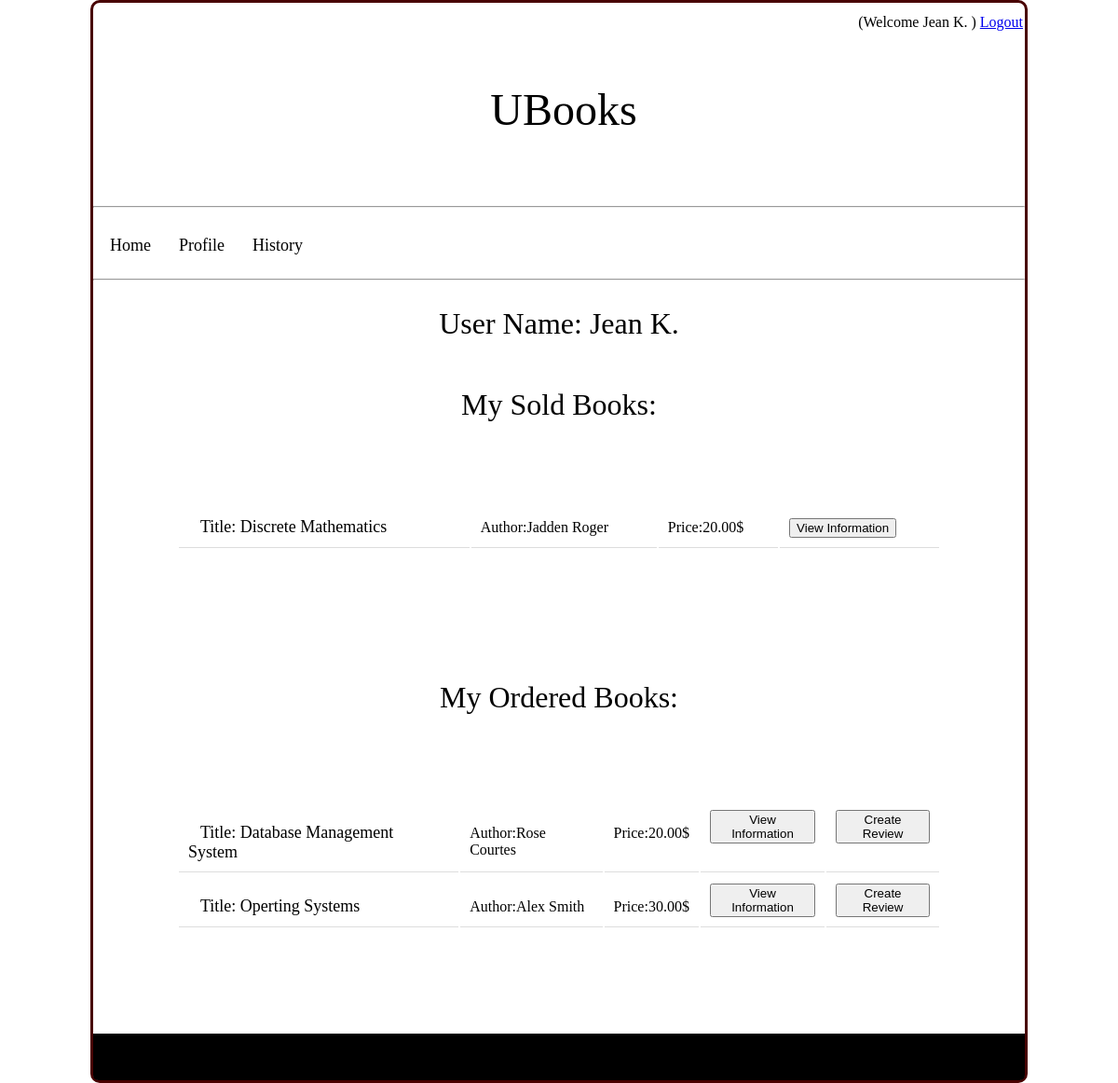
Page /history_Page.php (signed in) on the committed database.
### tables this page shows
create table Products(
	product_ID varchar(5) not null,
	user_ID varchar(5) not null,
	isbn_10 varchar(10) not null,
	price float(5,2),
	pay_method char(30),
	delivery_method char(30),
	
	primary key (product_ID),
	foreign key (user_ID) references Users(user_ID),
	foreign key (isbn_10) references Books(isbn_10)
);

create table Books(
	isbn_10 varchar(10) not null,
	title char(30) not null,
    author char(30),
    publish_date date,
	edition int(2),
	subject char(15),
	
	primary key (isbn_10)
);

### PHP/login_session_functions.php (the view, shortened to what this page needs)
<?php
	function my_sold_books(){
			$mysqli = new mysqli(DB_HOST, DB_USERNAME, DB_PASSWORD, DB_DATABASE);
			$sql = "SELECT * FROM products,orders,books WHERE products.product_ID= orders.product_ID and products.isbn_10=books.isbn_10 and products.user_ID='".$_SESSION['my_user_ID']."'";
			$result = $mysqli->query($sql);
			echo'<h2 style="padding-top:50px">My Sold Books:</h2>';
			if ($result->num_rows > 0) {
				echo '<table id="book_list2">';
				while($row = $result->fetch_assoc()) {
					$title= $row["title"];
					$author= $row["author"];
					$price= $row["price"];
					$pro_ID = $row["product_ID"];
					echo '	<tr>';
					echo'		<td><a href="">Title: '.$title.'</a></td>';
					echo'		<td>Author:'.$author.'</td>';
					echo'		<td>Price:'.$price.'$</td>';
					echo'		<td>					   ';
					echo'			<form action="book_information_auth.php?p_id='.$pro_ID.'" method="post">';
					echo'				<button name="product_ID" type="submit" value="'.$pro_ID.'">View Information</button>';
					echo'			</form>';
					echo'		</td>					   ';
					echo'	</tr>';
				}
				echo'</table>';
			} else {
			echo "<p>You have not sold any books</p>";
			}
	}
	function my_ordered_books(){
			$mysqli = new mysqli(DB_HOST, DB_USERNAME, DB_PASSWORD, DB_DATABASE);
			$sql = "SELECT * FROM products natural join books  WHERE product_ID in(select product_ID from orders where user_ID='".$_SESSION['my_user_ID']."')";
			$result = $mysqli->query($sql);
			echo'<h2 style="padding-top:50px">My Ordered Books:</h2>';
			if ($result->num_rows > 0) {
				echo '<table id="book_list2">';
				while($row = $result->fetch_assoc()) {
					$title= $row["title"];
					$author= $row["author"];
					$price= $row["price"];
					$pro_ID = $row["product_ID"];
					$reviewer_ID= $row["user_ID"];
					echo '	<tr>';
					echo'		<td><a href="">Title: '.$title.'</a></td>';
					echo'		<td>Author:'.$author.'</td>';
					echo'		<td>Price:'.$price.'$</td>';
					echo'		<td>					   ';
					echo'			<form action="book_information_auth.php?p_id='.$pro_ID.'" method="post">';
					echo'				<button name="product_ID" type="submit" value="'.$pro_ID.'">View Information</button>';
					echo'			</form>';
					echo'		</td>					   ';
					echo'		<td>';
					echo'			<form action="Review_Page.php" method="post">';
					echo'				<button name="This_reviewer_ID" type="submit" value="'.$reviewer_ID.'">Create Review</button>';
					echo'			</form>';
					echo'		</td>';
					echo'	</tr>';
				}
				echo'</table>';
			}
			else {
				echo "<p>You have not ordered any books</p>";
			}
	}
?>

### style/profile_history.css (style rules this page uses)
html, body, div, span, applet, object, iframe, h1, h2, h3, h4, h5, h6, p, blockquote, pre, a, abbr, acronym, address, big, cite, code, html, body, div, span, applet, object, iframe, h1, h2, h3, h4, h5, h6, p, blockquote, pre, a, abbr, acronym, address, big, cite, code, del, dfn, em, img, ins, kbd, q, s, samp, small, strike, strong, sub, sup, tt, var, b, u, i, center, dl, dt, dd, ol, ul, li, fieldset, form, label, legend, table, caption, tbody, tfoot, thead, tr, th, td, article, aside, canvas, details, embed, figure, figcaption, footer, header, hgroup, menu, nav, output, ruby, section, summary, time, mark, audio, video { margin: 0; padding: 0; border: 0; font-size: 100%; font: inherit; vertical-align: baseline; }
#book_list2 { width:100%; }
#book_list2 td { text-align:left; padding:10px; border-bottom: 1px solid #ddd; }
#book_list2 a { text-decoration:none; color:black; padding:8px; margin:5px; font-size:18px; }
h2 { font-size:200%; text-align:center; }
table { padding:90px; margin: auto; }

### rows in the picture
products: isbn_10.title "Discrete Mathematics", isbn_10.author "Jadden Roger", price "20.00", $pro_ID 32234 (drawn)
products: isbn_10.title "Database Management System", isbn_10.author "Rose Courtes", price "20.00", $pro_ID 31234 (drawn), $reviewer_ID 12346 (drawn)
products: isbn_10.title "Operting Systems", isbn_10.author "Alex Smith", price "30.00", $pro_ID 38134 (drawn), $reviewer_ID 12348 (drawn)

### other values in the picture
$_SESSION['my_user_name'] "Jean K."
